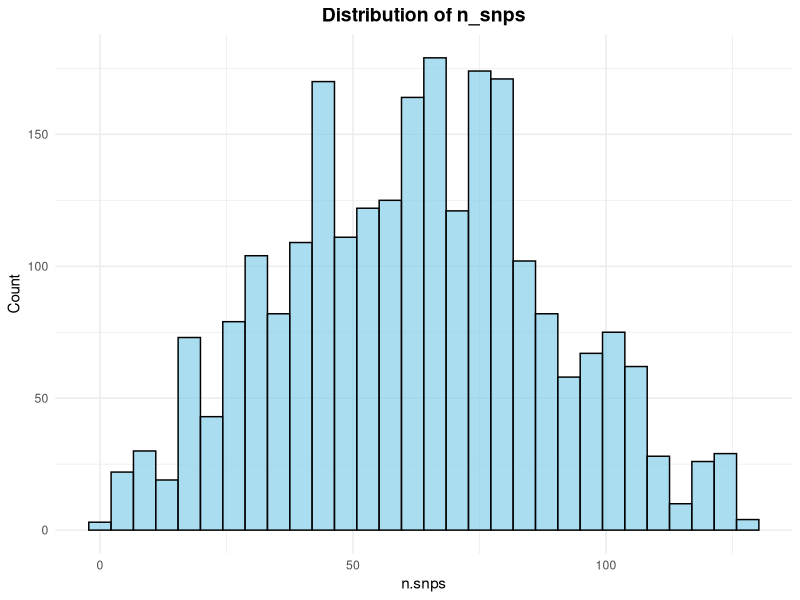
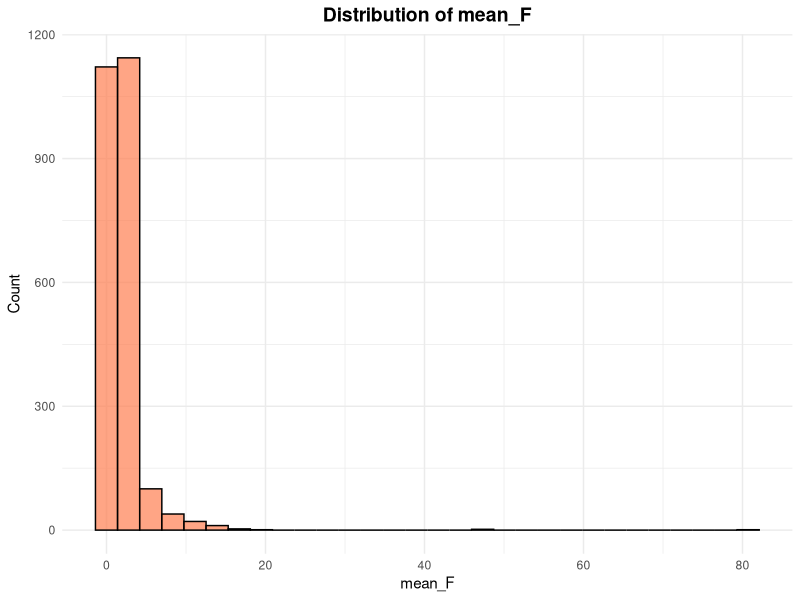

Generate these figures, in order, with R:
library(ggplot2)
# Load data (replace with your actual file path)
library(readr)
data <- read_csv("Fstats_Amy50_GeneSummary_p0.001.csv")


# (1) Histogram of n_snps
ggplot(data, aes(x = n_snps)) +
  geom_histogram(bins = 30, fill = "skyblue", color = "black", alpha = 0.7) +
  labs(title = "Distribution of n_snps", x = "n.snps", y = "Count") +
  theme_minimal() +
  theme(plot.title = element_text(hjust = 0.5, face = "bold", size = 14))

# (2) Histogram of mean_F
ggplot(data, aes(x = mean_F)) +
  geom_histogram(bins = 30, fill = "coral", color = "black", alpha = 0.7) +
  labs(title = "Distribution of mean_F", x = "mean_F", y = "Count") +
  theme_minimal() +
  theme(plot.title = element_text(hjust = 0.5, face = "bold", size = 14))

# (3) Summary statistics for strength_flag
table(data$strength_flag)
prop.table(table(data$strength_flag))

# (4) Summary statistics for pct_weak_lt10
summary(data$pct_weak_lt10)
sd(data$pct_weak_lt10, na.rm = TRUE)
